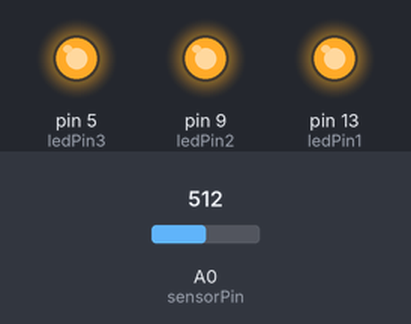
Recording of a sketch running on a simulated Arduino Uno, built with avr-gcc and run on an emulated ATmega328P. Shown: output pins drawn as LEDs (lit = HIGH). Inputs (shaded band) come from the test bench; at power-on: A0 (sensorPin) = 512.

Above: at 0.15 s.
At 1.35 s:
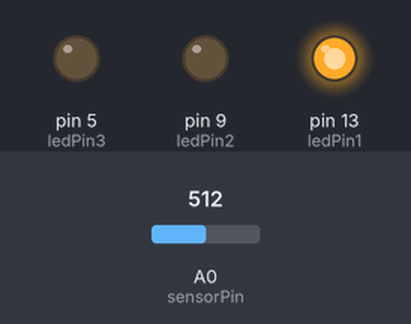
At 2.55 s:
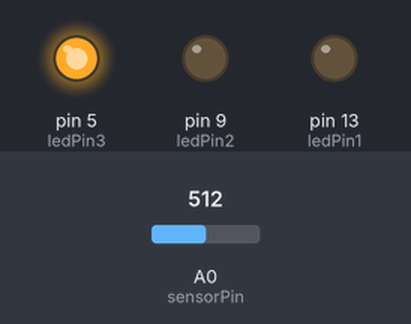
At 4.95 s:
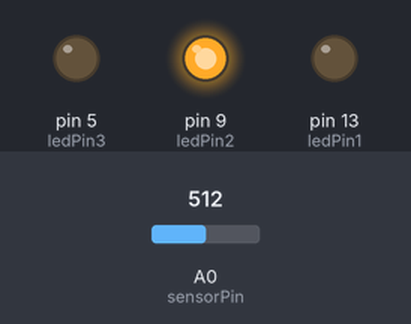
At 6.45 s:
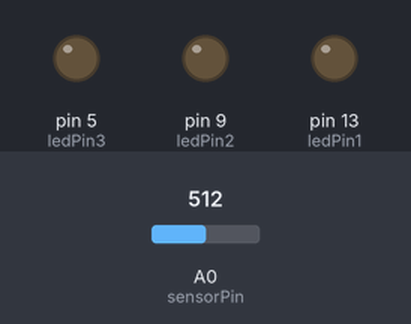
Timing chart, 0 to 6.9 s (numbered marks = the images above):
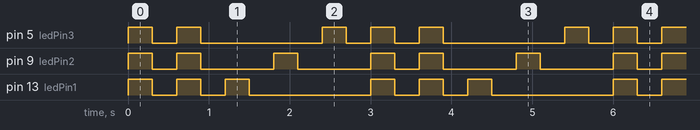

Measured:
- by itself, pin 5 (ledPin3): repeats every 3.0 s: LOW 0.30 s, HIGH 0.30 s, LOW 1.5 s, HIGH 0.30 s, LOW 0.30 s, HIGH 0.30 s
- by itself, pin 9 (ledPin2): repeats every 3.0 s: LOW 0.30 s, 2 × (HIGH 0.30 s, LOW 0.90 s), HIGH 0.30 s
- by itself, pin 13 (ledPin1): repeats every 3.0 s: 2 × (LOW 0.30 s, HIGH 0.30 s), LOW 1.5 s, HIGH 0.30 s

The sketch:

mothers-love.ino
```cpp
int sensorPin = A0;    // select the input pin for the potentiometer
int ledPin1 = 13;
int ledPin2 = 9;
int ledPin3 = 5;// select the pin for the LED
int sensorValue = 0;  // variable to store the value coming from the sensor

void setup() {
  // declare the ledPin as an OUTPUT:
  pinMode(ledPin1, OUTPUT);
  pinMode(ledPin2, OUTPUT);
pinMode(ledPin3, OUTPUT);
}
void loop() {
  // read the value from the sensor:
  sensorValue = analogRead(sensorPin);

digitalWrite(ledPin1, HIGH);
 digitalWrite(ledPin2, HIGH);
digitalWrite(ledPin3, HIGH);
  delay(300);
  digitalWrite(ledPin1, LOW);
  digitalWrite(ledPin2, LOW);
  digitalWrite(ledPin3, LOW);
  delay(300);
  digitalWrite(ledPin1, HIGH);
 digitalWrite(ledPin2, HIGH);
digitalWrite(ledPin3, HIGH);
  delay(300);
  digitalWrite(ledPin1, LOW);
  digitalWrite(ledPin2, LOW);
  digitalWrite(ledPin3, LOW);
  delay(300);


  digitalWrite(ledPin1, HIGH);
  delay(300);
  digitalWrite(ledPin1, LOW);
  delay(300);

  digitalWrite(ledPin2, HIGH);
  delay(300);
  digitalWrite(ledPin2, LOW);
  delay(300);

  digitalWrite(ledPin3, HIGH);
  delay(300);
  digitalWrite(ledPin3, LOW);
  delay(300);
}
```
